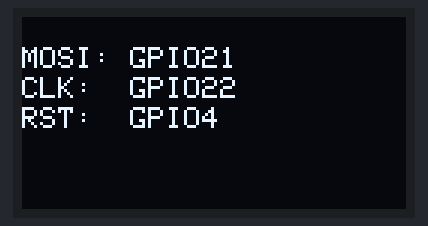
Simulated run of this sketch. Board: Arduino Mega 2560, built with avr-gcc and run on an emulated ATmega2560. Shown: 128×64 one-colour display. What the sketch prints to the serial monitor is not drawn.

Above: at 0.1 s.

The sketch:

Demo_1.ino
```cpp
#include <Arduino.h>
#include <Adafruit_GFX.h>
#include <Adafruit_SH110X.h>

// 定义 SPI 引脚
#define OLED_MOSI 21  // SDA
#define OLED_CLK  22  // SCK
#define OLED_CS   5   // CS
#define OLED_DC   13  // DC
#define OLED_RESET 4 // RES

// 初始化 SH1106 显示器
Adafruit_SH1106G display(128, 64, OLED_MOSI, OLED_CLK, OLED_DC, OLED_RESET, OLED_CS);

void setup() {
  Serial.begin(115200);

  // 初始化 OLED
  if (!display.begin(0, true)) {
    Serial.println("OLED init failed");
    while (1) delay(100);
  }

  Serial.println("OLED initialized");

  // 显示测试内容
  display.clearDisplay();
  display.setTextSize(1);
  display.setTextColor(SH110X_WHITE);

  display.setCursor(0, 10);
  display.print("MOSI: GPIO21");

  display.setCursor(0, 20);
  display.print("CLK:  GPIO22");

  display.setCursor(0, 30);
  display.print("RST:  GPIO4");

  display.display();
}

void loop() {}
```
